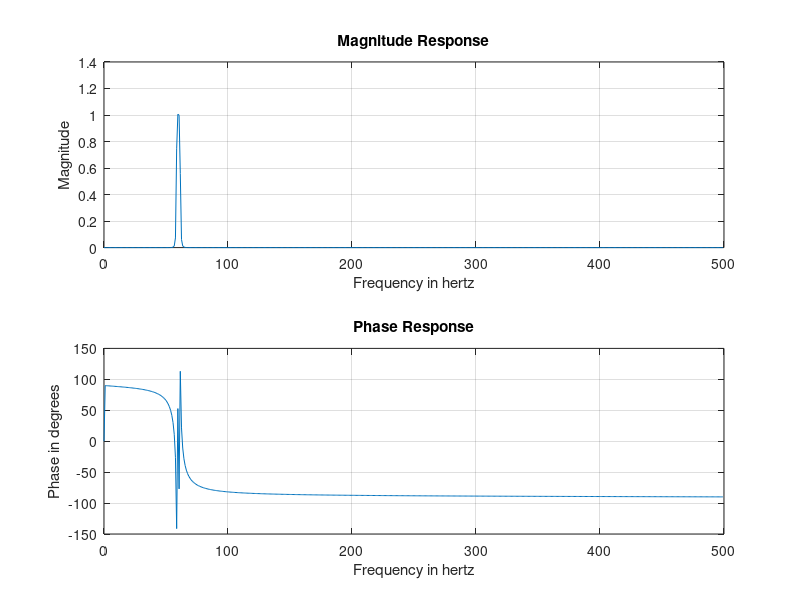

Reproduce this figure in MATLAB. (Note: this script raises an error after producing the figure.)
% Butterworth Band pass filter
clc;
clear;
alphap=15%input('Enter the Passband attenuation in dB ');
alphas=30%input('Enter the Stopband attenuation in dB ');
fp=[58 62]%input('Enter the Passband frequencies in hertz in an array');
fs=[57 63]%input('Enter the Stopband frequencies in hertz in an array');
F=1000%input('Enter the Sampling frequency in hertz');
normfp=2*fp/F;
normfs=2*fs/F;
[n,normf]=buttord(normfp,normfs,alphap,alphas);
fn=normf*F/2;
display('The order of the filter is = ');n
display('The cut off frequencies in hertz of the filter are =');fn
[b,a]=butter(n,normf);
display('The Numerator coefficients of the filter is = ');b
display('The Denominator coefficients of the filter is = ');a
[h,f]=freqz(b,a,512,F);
Av=abs(h);
an=angle(h)*180/pi;
subplot(211);
plot(f,Av);
title('Magnitude Response');
xlabel('Frequency in hertz');
ylabel('Magnitude');
grid on;
subplot(212);
plot(f,an);
title('Phase Response');
xlabel('Frequency in hertz');
ylabel('Phase in degrees');
grid on;
gtext('Noufal P 13400043');
